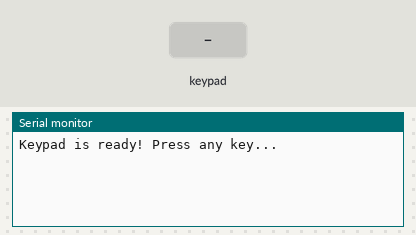
Bench run of a sketch on a simulated Arduino Uno, built with avr-gcc and run on an emulated ATmega328P. Parts: the last lines printed to the serial monitor. The test bench sets the inputs (shaded band).

Above: at 1.2 s.
1.3 s: key '1' pressed
At 2.5 s:
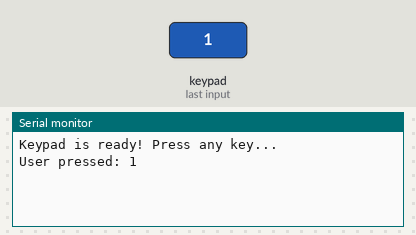
2.8 s: keypad keys 1 2 # pressed 0.4 s apart
At 4.6 s:
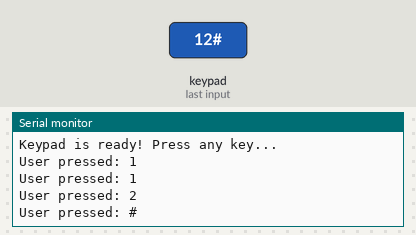
5.5 s: key 'A' pressed
At 5.9 s:
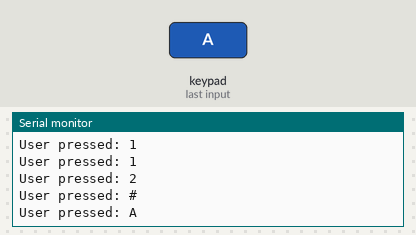
7.0 s: keypad keys 1 2 * pressed 0.4 s apart
At 9.0 s:
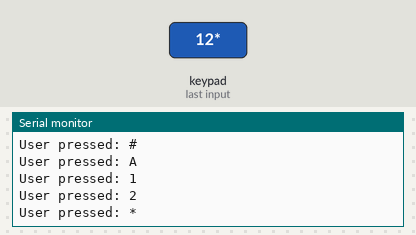
9.7 s: key 'B' pressed
At 10.6 s:
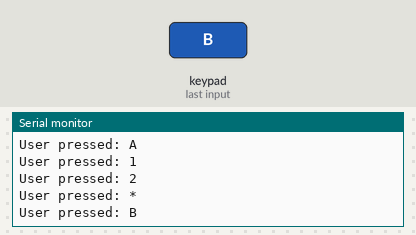
11.2 s: keypad keys 1 2 D pressed 0.4 s apart
At 13.4 s:
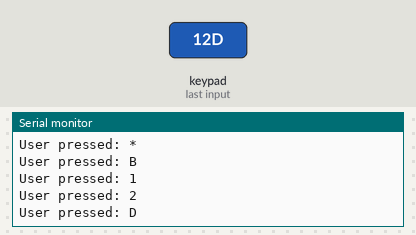

The sketch:

keypad_4x4.ino
```cpp
#include <Keypad.h> // use keypad library
// step 1: define keyboard pins
int row_1 = 11;
int row_2 = 10;
int row_3 = 9;
int row_4 = 8;
int col_1 = 7;
int col_2 = 6;
int col_3 = 5;
int col_4 = 4;

// step 2: define keyboard size
const int rows = 4;
const int cols = 4;

// step 3: define keypad layout
char keys[rows][cols] = {
    {'1', '2', '3', 'A'},
    {'4', '5', '6', 'B'},
    {'7', '8', '9', 'C'},
    {'*', '0', '#', 'D'}};

// step 4: connect keypad pins
byte rowPins[rows] = {row_1, row_2, row_3, row_4}; // connect to row 1 to 4
byte colPins[cols] = {col_1, col_2, col_3, col_4}; // connect to col 1 to 4

// step 5: create keypad object
Keypad myKeypad = Keypad(makeKeymap(keys), rowPins,
                         colPins, rows, cols);

void setup()
{
    // put your setup code here, to run once
    Serial.begin(9600);
    Serial.println("Keypad is ready! Press any key...");
}

void loop()
{
    // put your main code here, to run repeatedly:
    // step 6: read key from keyboard
    char key = myKeypad.getKey();

    // step 7: print the key just read
    if (key)
    {
        Serial.print("User pressed: ");
        Serial.println(key);
    }
}
```

Measured:
- after the input at 1.3 s, the serial monitor: prints a new line at once (image 1)
- after the input at 2.8 s, the serial monitor: prints a new line after 0.40 s (image 2)
- after the input at 5.5 s, the serial monitor: prints a new line at once (image 3)
- after the input at 7.0 s, the serial monitor: prints a new line at once (image 4)
- after the input at 9.7 s, the serial monitor: prints a new line at once (image 5)
- after the input at 11.2 s, the serial monitor: prints a new line at once (image 6)
